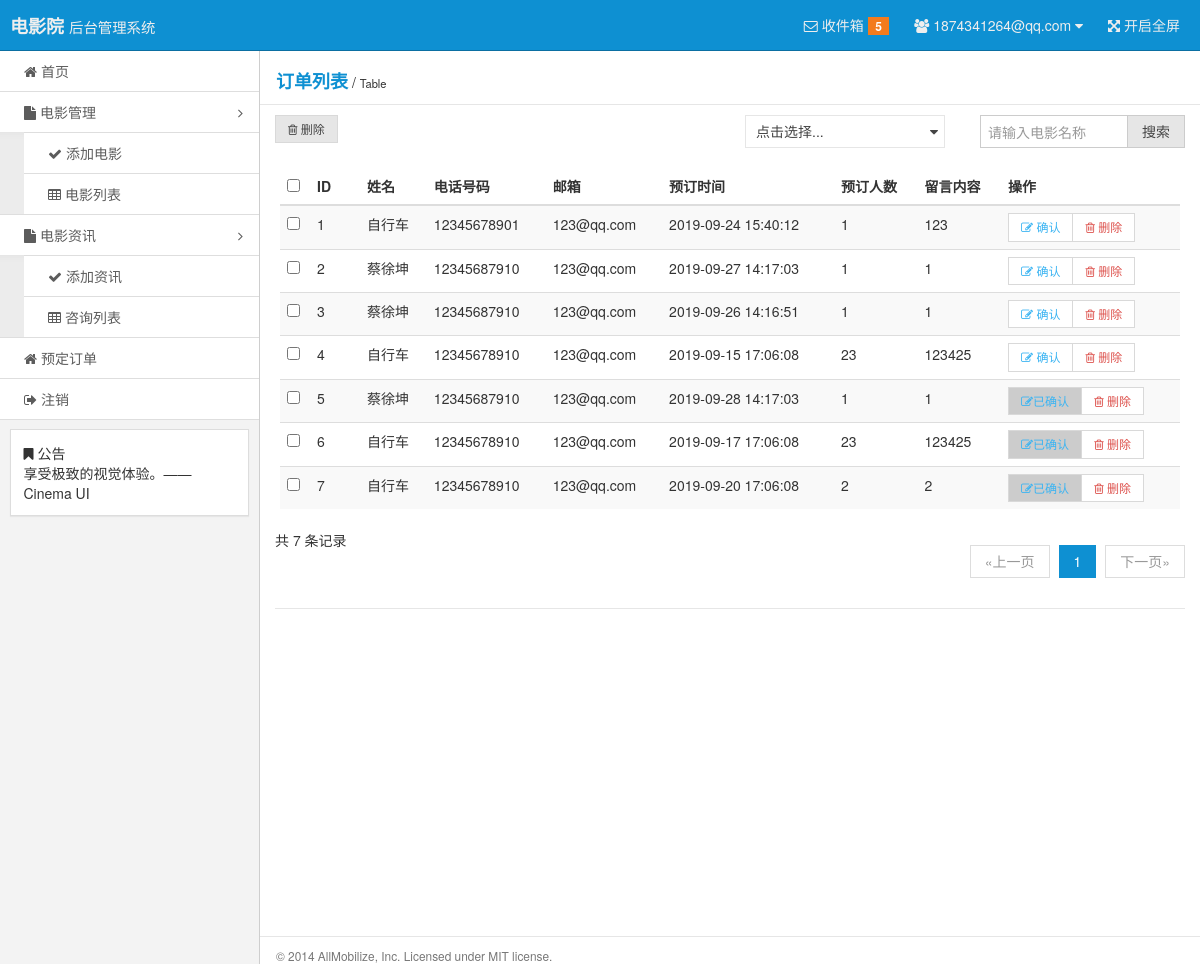
Screenshot of /admin/order_list.php (signed in) with the database file from the repository.
### tables this page shows
CREATE TABLE `booking` (
  `id` int(11) NOT NULL COMMENT 'ID（主键、序号）',
  `name` varchar(50) NOT NULL COMMENT '姓名',
  `number` tinyint(4) NOT NULL COMMENT '人数',
  `phone` varchar(11) NOT NULL COMMENT '电话号码',
  `date` date NOT NULL COMMENT '日期',
  `email` varchar(50) NOT NULL COMMENT '电子邮箱',
  `message` text NOT NULL COMMENT '留言内容',
  `time` time NOT NULL COMMENT '时间',
  `state` tinyint(4) NOT NULL DEFAULT '0' COMMENT '订单状态（0未确定1确定）'
);

### admin/order_list.php (the view, shortened to what this page needs)
<?php
include_once('../includens/config.php');
$p = isset($_GET['page'])?$_GET['page']:1;
$n = 10;
$xb = ($p-1)*$n;
$query = mysqli_query($con,"select * from booking order by state asc,id desc limit $xb,$n");
$list = array();
while($data = mysqli_fetch_assoc($query)){
  $list[] = $data;
}
$query2 = mysqli_query($con,'select count(id) as c from booking');
$cinfo = mysqli_fetch_assoc($query2);
$total = $cinfo['c'];
$tp = ceil($total/$n);
?>
<!doctype html>
<html class="no-js">
<head>
  <link rel="stylesheet" href="assets/css/amazeui.min.css"/>
  <link rel="stylesheet" href="assets/css/admin.css">
  <link rel="stylesheet" href="../lib/layui/css/layui.css">
</head>
<body>
<?php include_once('header.php'); ?>
<div class="am-cf admin-main">
<?php include_once('left.php'); ?>
  <div class="admin-content">
    <div class="admin-content-body">
      <div class="am-cf am-padding am-padding-bottom-0">
        <div class="am-fl am-cf"><strong class="am-text-primary am-text-lg">订单列表</strong> / <small>Table</small></div>
      </div>
      <hr>
      <div class="am-g">
        <div class="am-u-sm-12 am-u-md-6">
          <div class="am-btn-toolbar">
            <div class="am-btn-group am-btn-group-xs">
              <button type="button" class="am-btn am-btn-default"><span class="am-icon-trash-o"></span> 删除</button>
            </div>
          </div>
        </div>
        <div class="am-u-sm-12 am-u-md-3">
          <div class="am-form-group">
          </div>
        </div>
        <div class="am-u-sm-12 am-u-md-3">
          <div class="am-input-group am-input-group-sm">
            <input type="text" class="am-form-field" placeholder="请输入电影名称">
          <span class="am-input-group-btn">
            <button class="am-btn am-btn-default" type="button">搜索</button>
          </span>
          </div>
        </div>
      </div>
      <div class="am-g">
        <div class="am-u-sm-12">
          <form class="am-form">
            <table class="am-table am-table-striped am-table-hover table-main">
              <thead>
              <tr>
                <th class="table-check"><input type="checkbox" /></th>
                <th class="table-id">ID</th>
                <th class="table-title">姓名</th>
                <th class="table-title">电话号码</th>
                <th class="table-title">邮箱</th>
                <th class="table-type">预订时间</th>
                <th class="table-author am-hide-sm-only">预订人数</th>
                <th class="table-type">留言内容</th>
                <th class="table-set">操作</th>
              </tr>
              </thead>
              <tbody>
              <?php foreach($list as $k=>$d){?>
              <tr>
                <td><input type="checkbox" /></td>
                <td><?php echo $k+1;?></td>
                <td><?php echo $d['name']; ?></td>
                <td><a href="#"><?php echo $d['phone'];?></a></td>
                <td><a href="#"><?php echo $d['email'];?></a></td>
                <td><?php echo $d['date'].' '.$d['time'];?></td>
                <td class="am-hide-sm-only"><?php echo $d['number'];?></td>
                <td><?php echo $d['message']; ?></td>
                <td>
                  <div class="am-btn-toolbar">
                    <div class="am-btn-group am-btn-group-xs">
                      <?php if($d['state']==0) {  ?>
                      <button type="button" onclick="sure(<?php echo $d['id']; ?>)" class="am-btn am-btn-default am-btn-xs am-text-secondary"><span class="am-icon-pencil-square-o"></span> 确认</button>
                      <?php }else{ ?>
                      <button type="button" class="am-btn am-btn-default am-btn-xs am-text-secondary" style="background:#ccc;"><span class="am-icon-pencil-square-o"></span>已确认</button>
                      <?php }?>
                      <button type="button" onclick="del(<?php echo $d['id'];?>)" class="am-btn am-btn-default am-btn-xs am-text-danger am-hide-sm-only"><span class="am-icon-trash-o"></span> 删除</button>
                    </div>
                  </div>
                </td>
              </tr>
              <?php }?>
              </tbody>
            </table>
            <div class="am-cf">
              共 <?php echo $total;?> 条记录
              <div class="am-fr">
                <ul class="am-pagination">
                  <li class="<?php echo $p==1?'am-disabled':'';?>"><a href="?page=<?php echo $p-1;?>">«上一页</a></li>
                  <?php for($i=1;$i<=$tp;$i++){?>
                  <li class="<?php echo $p==$i?'am-active':'';?>"><a href="?page=<?php echo $i;?>"><?php echo $i;?></a></li>
                  <?php }?>
                  <li class="<?php echo $p==$tp?'am-disabled':'';?>"><a href="?page=<?php echo $p+1;?>">下一页»</a></li>
                </ul>
              </div>
            </div>
            <hr />
          </form>
        </div>
      </div>
    </div>
    <footer class="admin-content-footer">
      <hr>
      <p class="am-padding-left">© 2014 AllMobilize, Inc. Licensed under MIT license.</p>
    </footer>
  </div>
</div>
</body>
</html>

### admin/assets/css/admin.css (style rules this page uses)
html, body { height: 100%; overflow: hidden; }
ul { margin-top: 0; }
.admin-main { position: relative; height: 100%; padding-top: 51px; background: #f3f3f3; }
.admin-content { display: -webkit-box; display: -webkit-flex; display: -ms-flexbox; display: flex; -webkit-box-orient: vertical; -webkit-box-direction: normal; -webkit-flex-direction: column; -ms-flex-direction: column; flex-direction: column; background: #fff; }
.admin-content, .admin-sidebar { height: 100%; overflow-x: hidden; overflow-y: scroll; -webkit-overflow-scrolling: touch; }
.admin-content-body { -webkit-box-flex: 1; -webkit-flex: 1 0 auto; -ms-flex: 1 0 auto; flex: 1 0 auto; }
.admin-content-footer { font-size: 85%; color: #777; }
.table-main { font-size: 1.4rem; padding: .5rem; }
.table-main button { background: #fff; }
.table-check { width: 30px; }
.table-id { width: 50px; }

### rows the page displays
booking: name "自行车", phone "12345678901", email "123@qq.com", date "2019-09-24", time "15:40:12", number "1", message "123"
booking: name "蔡徐坤", phone "12345687910", email "123@qq.com", date "2019-09-27", time "14:17:03", number "1", message "1"
booking: name "蔡徐坤", phone "12345687910", email "123@qq.com", date "2019-09-26", time "14:16:51", number "1", message "1"
booking: name "自行车", phone "12345678910", email "123@qq.com", date "2019-09-15", time "17:06:08", number "23", message "123425"
booking: name "蔡徐坤", phone "12345687910", email "123@qq.com", date "2019-09-28", time "14:17:03", number "1", message "1", state 1 (drawn)
booking: name "自行车", phone "12345678910", email "123@qq.com", date "2019-09-17", time "17:06:08", number "23", message "123425", state 1 (drawn)
booking: name "自行车", phone "12345678910", email "123@qq.com", date "2019-09-20", time "17:06:08", number "2", message "2", state 1 (drawn)

### other values shown
$_SESSION['email'] "1874341264@qq.com"
$total "7"
